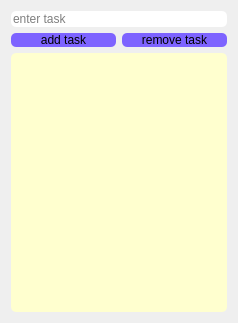
<?xml version="1.0" encoding="UTF-8"?>
<ui version="4.0">
 <class>Form</class>
 <widget class="QWidget" name="Form">
  <property name="geometry">
   <rect>
    <x>0</x>
    <y>0</y>
    <width>238</width>
    <height>323</height>
   </rect>
  </property>
  <property name="windowTitle">
   <string>Form</string>
  </property>
  <layout class="QGridLayout" name="gridLayout">
   <item row="0" column="0">
    <layout class="QVBoxLayout" name="verticalLayout">
     <item>
      <widget class="QLineEdit" name="lineEdit">
       <property name="styleSheet">
        <string notr="true">border-radius:5px;</string>
       </property>
       <property name="placeholderText">
        <string>enter task</string>
       </property>
      </widget>
     </item>
     <item>
      <layout class="QHBoxLayout" name="horizontalLayout">
       <item>
        <widget class="QPushButton" name="pushButton">
         <property name="styleSheet">
          <string notr="true">border-radius:5px;
background-color: rgb(125, 99, 255);
</string>
         </property>
         <property name="text">
          <string>add task</string>
         </property>
        </widget>
       </item>
       <item>
        <widget class="QPushButton" name="pushButton_2">
         <property name="styleSheet">
          <string notr="true">border-radius:5px;
background-color: rgb(125, 99, 255);</string>
         </property>
         <property name="text">
          <string>remove task</string>
         </property>
        </widget>
       </item>
      </layout>
     </item>
     <item>
      <widget class="QListWidget" name="listWidget">
       <property name="styleSheet">
        <string notr="true">background-color: rgb(255, 255, 207);
border-radius:5px;</string>
       </property>
      </widget>
     </item>
    </layout>
   </item>
  </layout>
 </widget>
 <resources/>
 <connections/>
</ui>
